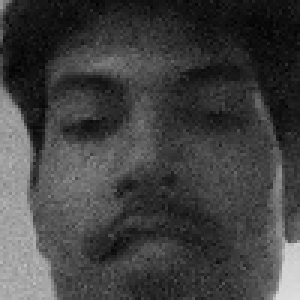
#> input picture dataset/kripa/0.jpg, 100 x 100 px, given in place of the camera (shown 3 times larger)
$ python collect_faces.py
#> lines starting #> are read from the running program, lines starting #| are printed output that depends on the picture; after the words box and inside, x2 and y2 are one past the last pixel; in counts of white or black regions, pixels touching at a corner belong together
import cv2
import os

# Ask person name
person_name = input("Enter person name: ")
#> the answer given: dataset/kripa/0.jpg

# Create folder path
dataset_path = "dataset/" + person_name

# Create folder if not exists
if not os.path.exists(dataset_path):
    os.makedirs(dataset_path)

# Load face detection model
face_cascade = cv2.CascadeClassifier(
    cv2.data.haarcascades + "haarcascade_frontalface_default.xml"
)

# Start camera
camera = cv2.VideoCapture(0)

count = 0  # number of images saved

while True:
    ret, frame = camera.read()
#> frame is the input picture: shape (100, 100, 3); min 0, max 221, mean 64.7
    if not ret:
        break

    gray = cv2.cvtColor(frame, cv2.COLOR_BGR2GRAY)

    faces = face_cascade.detectMultiScale(gray, 1.3, 5)
#> faces = [[6, 6, 86, 86]]

    for (x, y, w, h) in faces:
        # Crop face
        face = gray[y:y+h, x:x+w]

        # Resize face
        face = cv2.resize(face, (100, 100))

        # Save face image
        img_path = f"{dataset_path}/{count}.jpg"
        cv2.imwrite(img_path, face)

        count += 1

        # Draw rectangle
        cv2.rectangle(frame, (x, y),
                      (x + w, y + h), (0, 255, 0), 2)
#> this loop made 1 pass
#> (x, y, w, h, img_path, count) on pass 1: (6, 6, 86, 86, 'dataset/dataset/kripa/0.jpg/0.jpg', 1)
#> pass 1, `face = gray[y:y+h, x:x+w]`:
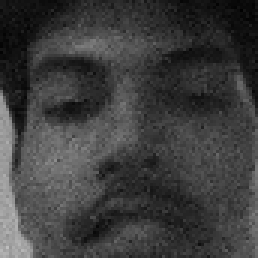
#> face: shape (86, 86) (shown 3 times larger); min 0, max 190, mean 61.2
#> after the loop:
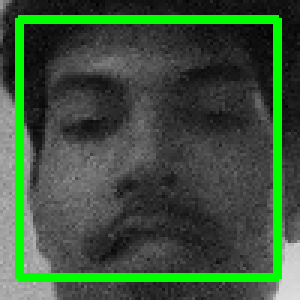
#> frame: shape (100, 100, 3) (shown 3 times larger); 10.28% of pixels changed, all inside (x1, y1, x2, y2) = (5, 5, 94, 94)
#> after the loop, count = 1

    cv2.imshow("Collecting Faces", frame)

    # Stop after collecting 30 images
    if count >= 30:
        break

    # Press Q to quit manually
    if cv2.waitKey(1) & 0xFF == ord('q'):
#> (key q is pressed here)
        break

camera.release()
cv2.destroyAllWindows()

print("Face images collected successfully!")

$ run again, on dataset/kripa/10.jpg
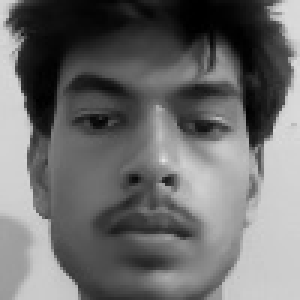
#> input picture dataset/kripa/10.jpg, 100 x 100 px, given in place of the camera (shown 3 times larger)
#> frame is the input picture: shape (100, 100, 3); min 0, max 228, mean 108.8
#> faces = [[8, 8, 85, 85]]
#> the loop `for (x, y, w, h) in faces:` made 1 pass
#> (x, y, w, h, img_path, count) on pass 1: (8, 8, 85, 85, 'dataset/dataset/kripa/10.jpg/0.jpg', 1)
#> pass 1, `face = cv2.resize(face, (100, 100))`:
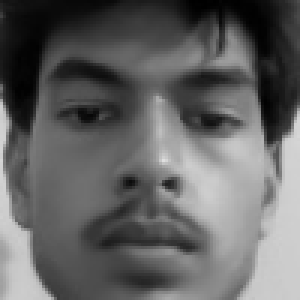
#> face: shape (100, 100) (shown 3 times larger); min 0, max 223, mean 98.8
#> after the loop `for (x, y, w, h) in faces:`:
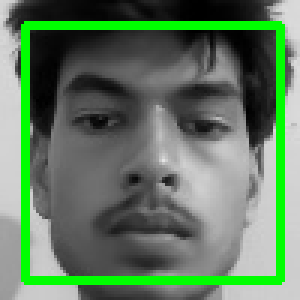
#> frame: shape (100, 100, 3) (shown 3 times larger); 10.16% of pixels changed, all inside (x1, y1, x2, y2) = (7, 7, 95, 95)
#> after the loop `for (x, y, w, h) in faces:`: count = 1
